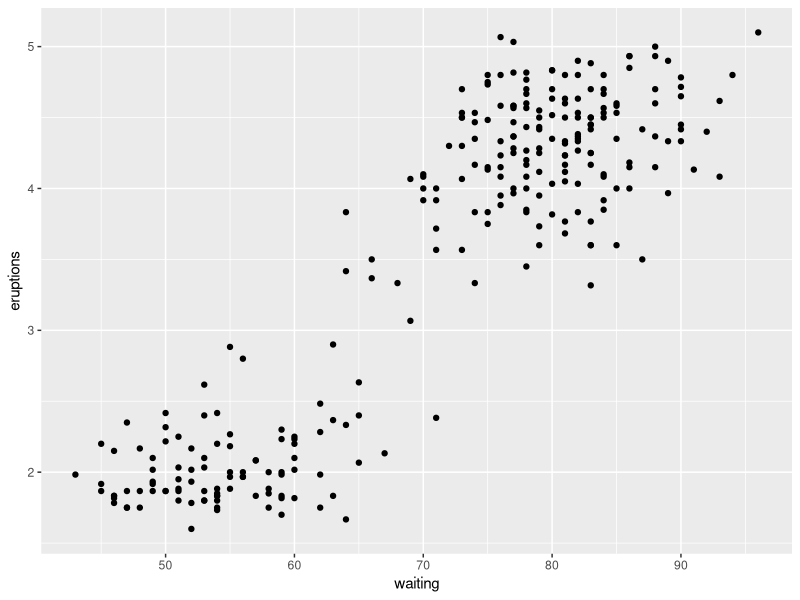

Write the R code that produced this figure.
#------Lib-----#

library(ggplot2)

#-----Lists-----#

a <- list(1:3, "a", c(T,F,T), c(1.2,1.3,1.4))
str(a)
a[[1]]
a[1]
a <- list(element1=1:3, element2=c(T,F,T)) #Named list
a$element1 #Access named element
str(a[[1]][[2]])

#-----Challenge 2.1-----#

b <- list(1:4, list( 2:4, c(T,F,T)), 1:10)
str(b[[2]]) #Gets second element, list of 2:4 and TFT in this case
str(b[[2]][1]) #Gets the first element of the second element, 2:4 in this case
sum(b[[1]]) #Gets the sum of the first element 1:4 in this case
unlist(b[[2]]) #Returns the second item from the list, turned into int atomic vector

#----Using Lists-----#

ggplot(data=faithful)+
  geom_point(aes(x=waiting,y=eruptions))
c <- lm(eruptions ~ waiting, data=faithful)
c$coefficients
class(c)
str(coefficients(c))

#-----Functions-----#

d <- function(x)x^2
d(1:3)

e <- function(arg1, arg2, arg3) arg1*arg2+arg3
e(2,3,4) #Positional Arguments
e(2, arg3=4,3) #Named Arguments
e(arg3=4, arg2=3, 2)

f <- function(a=1,b=2) c(a,b) #Default Arguments
f() #Returns 1,2
f(10) #Returns 10,2
f(10,20) #Returns 10,20

g <- function(f,v) f(v)
g(min, c(2,4,6,8,10))

#-----Challenge 2.2-----#

evens <- function(x)x[c(F,T)]
evens(1:6)

evens2 <- function(x)x[ x%%2 == 0 ]
evens2(1:6)

#-----Challenge 2.3-----#

dup <- function(x) duplicated(x)
dup(c(1,2,3,4,5,1))

#-----Environnments-----#

h <- 2
i <- function(){ #Functions can use their own environment along with one level up
  j <- 1
  c(h,j)
}
i()

#-----Functionals-----#

k <- sapply(1:3,function(x)x*2) #input and appplies defined function to each element
l <- matrix(1:10,nrow=2)
apply( l, 1, sum) #Sum rows
apply( l, 2, sum) #Sum columns




